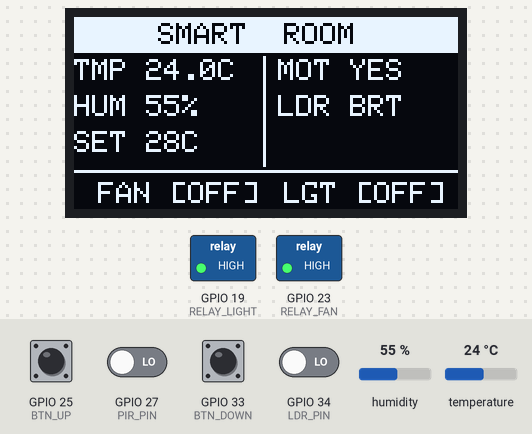
A sketch run on a simulated ESP32. Parts: 128×64 one-colour display, switched loads named in the sketch (green lamp = pin HIGH). The inputs (shaded band) are chosen by the test bench; at power-on: GPIO 25 (BTN_UP), GPIO 33 (BTN_DOWN) HIGH, GPIO 27 (PIR_PIN), GPIO 34 (LDR_PIN) LOW, temperature 24 °C, humidity 55 %.

Above: at 2.7 s.
2.8 s: temperature set to 27 °C
At 10.5 s:
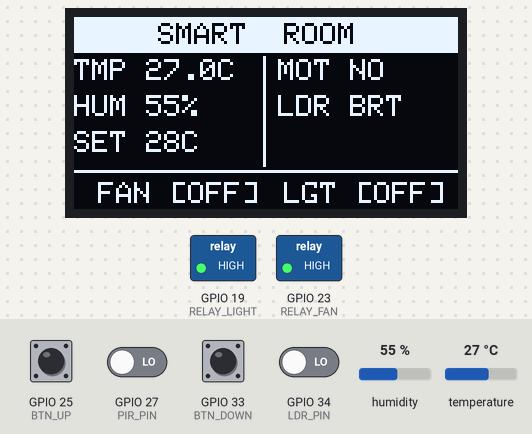
11.5 s: temperature set to 30 °C
At 14.9 s:
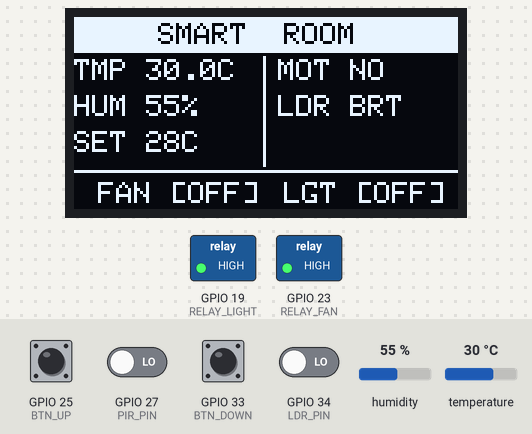
15.5 s: GPIO 27 (PIR_PIN) driven HIGH
At 16.0 s:
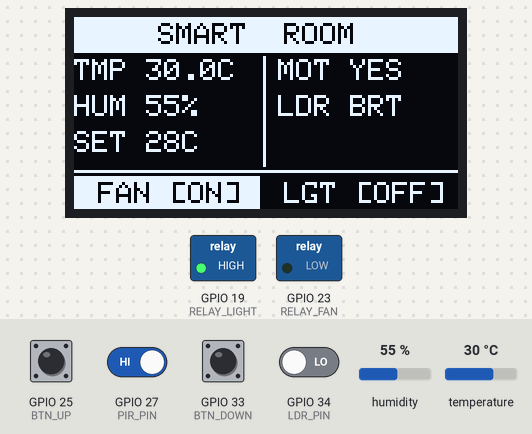
17.0 s: GPIO 34 (LDR_PIN) driven HIGH
At 19.1 s:
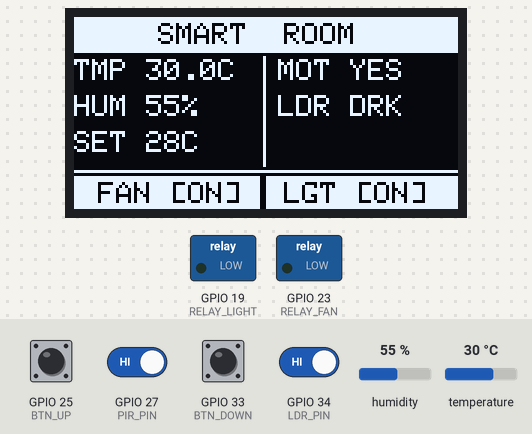
19.5 s: GPIO 25 (BTN_UP) pulled LOW for 1 s
At 21.0 s:
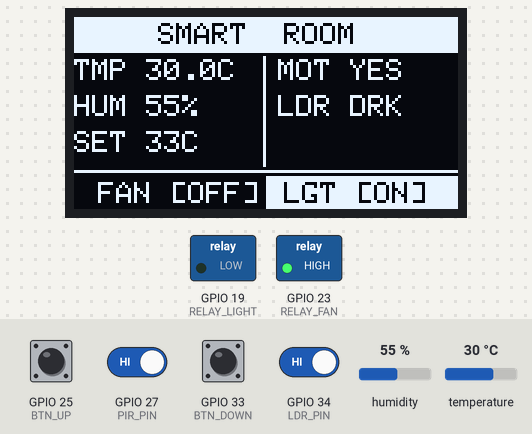
22.0 s: GPIO 27 (PIR_PIN) driven LOW
At 32.14 s:
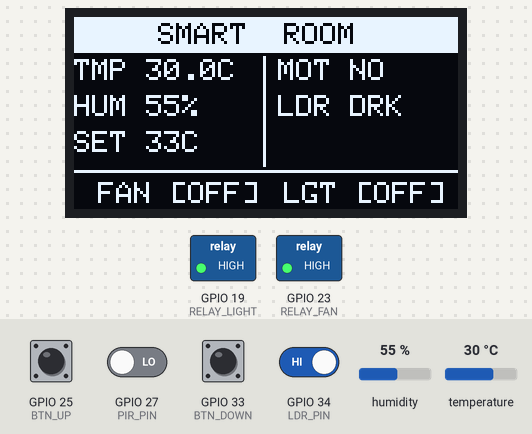
Timing chart, 0 to 32.2 s (numbered marks = the images above; inputs shaded):
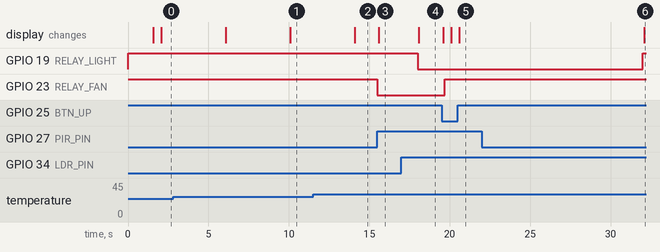

The sketch:

SmartRoomAutomation-1.ino
```cpp
// ============================================================
//  Smart Room Automation System — Minimal Edition
//  ESP32 | DHT11 | PIR | LDR Module | SSD1306 OLED | Relay x2
// ============================================================

#include <Wire.h>
#include <Adafruit_GFX.h>
#include <Adafruit_SSD1306.h>
#include <DHT.h>

// ── Pins ─────────────────────────────────────────────────────
#define DHT_PIN         4
#define DHT_TYPE        DHT11
#define PIR_PIN         27
#define LDR_PIN         34        // LDR module D0 pin (digital)
#define RELAY_FAN       23
#define RELAY_LIGHT     19
#define BTN_UP          25
#define BTN_DOWN        33

// ── OLED ─────────────────────────────────────────────────────
#define SCREEN_WIDTH    128
#define SCREEN_HEIGHT   64
#define OLED_RESET      -1
#define OLED_ADDRESS    0x3C

// ── Settings ─────────────────────────────────────────────────
#define TEMP_DEFAULT    28
#define TEMP_MIN        18
#define TEMP_MAX        40
#define DEBOUNCE_MS     200
#define PIR_HOLDOFF     10000   // ms to keep motion flag after last trigger
#define SENSOR_INTERVAL 2000

// ── Objects ──────────────────────────────────────────────────
Adafruit_SSD1306 display(SCREEN_WIDTH, SCREEN_HEIGHT, &Wire, OLED_RESET);
DHT dht(DHT_PIN, DHT_TYPE);

// ── State ────────────────────────────────────────────────────
float   temperature   = 0.0;
float   humidity      = 0.0;
bool    dhtOK         = false;
bool    isDark        = false;
bool    motion        = false;
bool    fanON         = false;
bool    lightON       = false;
int     setTemp       = TEMP_DEFAULT;

unsigned long lastMotionTime  = 0;
unsigned long lastSensor      = 0;
unsigned long lastDisplay     = 0;
unsigned long lastBtnUp       = 0;
unsigned long lastBtnDown     = 0;

// ════════════════════════════════════════════════════════════
void setup() {
  Serial.begin(115200);

  pinMode(RELAY_FAN,   OUTPUT); digitalWrite(RELAY_FAN,   HIGH); // OFF
  pinMode(RELAY_LIGHT, OUTPUT); digitalWrite(RELAY_LIGHT, HIGH); // OFF
  pinMode(PIR_PIN,     INPUT);
  pinMode(LDR_PIN,     INPUT);
  pinMode(BTN_UP,      INPUT_PULLUP);
  pinMode(BTN_DOWN,    INPUT_PULLUP);

  dht.begin();
  Wire.begin();

  if (!display.begin(SSD1306_SWITCHCAPVCC, OLED_ADDRESS)) {
    Serial.println(F("OLED not found!"));
    while (true);
  }

  showBoot();
}

// ════════════════════════════════════════════════════════════
void loop() {
  unsigned long now = millis();
  handleButtons(now);
  readSensors(now);
  applyLogic(now);
  updateOLED(now);
}

// ── Buttons ──────────────────────────────────────────────────
void handleButtons(unsigned long now) {
  if (digitalRead(BTN_UP) == LOW && now - lastBtnUp > DEBOUNCE_MS) {
    lastBtnUp = now;
    if (setTemp < TEMP_MAX) setTemp++;
  }
  if (digitalRead(BTN_DOWN) == LOW && now - lastBtnDown > DEBOUNCE_MS) {
    lastBtnDown = now;
    if (setTemp > TEMP_MIN) setTemp--;
  }
}

// ── Sensors ──────────────────────────────────────────────────
void readSensors(unsigned long now) {
  // PIR
  if (digitalRead(PIR_PIN)) lastMotionTime = now;
  motion = (now - lastMotionTime < PIR_HOLDOFF);

  // DHT + LDR on interval
  if (now - lastSensor >= SENSOR_INTERVAL) {
    lastSensor = now;
    float t = dht.readTemperature();
    float h = dht.readHumidity();
    if (!isnan(t) && !isnan(h)) { temperature = t; humidity = h; dhtOK = true; }
    else dhtOK = false;

    // LDR module: INVERTED -> HIGH = dark, LOW = bright
    isDark = (digitalRead(LDR_PIN) == HIGH);
  }
}

// ── Logic ────────────────────────────────────────────────────
void applyLogic(unsigned long now) {
  if (!motion) {
    // No motion → everything OFF
    lightON = false;
    fanON   = false;
  } else {
    // Motion detected
    lightON = isDark;                              // light only if dark
    fanON   = dhtOK && (temperature > setTemp);    // fan only if hot
  }

  digitalWrite(RELAY_LIGHT, lightON ? LOW : HIGH);
  digitalWrite(RELAY_FAN,   fanON   ? LOW : HIGH);
}

// ── OLED ─────────────────────────────────────────────────────
void updateOLED(unsigned long now) {
  if (now - lastDisplay < 500) return;
  lastDisplay = now;

  display.clearDisplay();
  drawUI();
  display.display();
}

// ── UI Layout ─────────────────────────────────────────────────
//
//  ┌────────────────────────────┐
//  │ SMART ROOM                 │  ← header (inverted)
//  ├───────────┬────────────────┤
//  │ TMP 28.4° │ MOT  YES / NO  │
//  │ HUM  63%  │ LDR  DRK / BRT │
//  │ SET  28°  │                │
//  ├───────────┴────────────────┤
//  │  FAN  [ ON ]  LGT  [ ON ] │  ← relay bar (inverted if ON)
//  └────────────────────────────┘
//
void drawUI() {
  // ── Header ──────────────────────────────────────────────
  display.fillRect(0, 0, 128, 12, SSD1306_WHITE);
  display.setTextColor(SSD1306_BLACK);
  display.setTextSize(1);
  display.setCursor(28, 2);
  display.print(F("SMART  ROOM"));

  display.setTextColor(SSD1306_WHITE);

  // ── Divider vertical ────────────────────────────────────
  display.drawFastVLine(63, 13, 37, SSD1306_WHITE);

  // ── LEFT COLUMN: Temp / Hum / SetTemp ───────────────────
  // Temp
  display.setCursor(0, 14);
  display.print(F("TMP"));
  display.setCursor(24, 14);
  if (dhtOK) { display.print(temperature, 1); display.print(F("C")); }
  else          display.print(F("--.-C"));

  // Humidity
  display.setCursor(0, 26);
  display.print(F("HUM"));
  display.setCursor(24, 26);
  if (dhtOK) { display.print((int)humidity); display.print(F("%")); }
  else          display.print(F("--%"));

  // Set temp
  display.setCursor(0, 38);
  display.print(F("SET"));
  display.setCursor(24, 38);
  display.print(setTemp);
  display.print(F("C"));

  // ── RIGHT COLUMN: Motion / LDR ──────────────────────────
  // Motion
  display.setCursor(68, 14);
  display.print(F("MOT"));
  display.setCursor(92, 14);
  display.print(motion ? F("YES") : F("NO "));

  // LDR
  display.setCursor(68, 26);
  display.print(F("LDR"));
  display.setCursor(92, 26);
  display.print(isDark ? F("DRK") : F("BRT"));

  // ── Relay Status Bar ────────────────────────────────────
  display.drawFastHLine(0, 51, 128, SSD1306_WHITE);

  // FAN block
  if (fanON) {
    display.fillRect(0, 53, 62, 11, SSD1306_WHITE);
    display.setTextColor(SSD1306_BLACK);
  } else {
    display.setTextColor(SSD1306_WHITE);
  }
  display.setCursor(8, 55);
  display.print(F("FAN "));
  display.print(fanON ? F("[ON] ") : F("[OFF]"));

  // LIGHT block
  if (lightON) {
    display.fillRect(64, 53, 64, 11, SSD1306_WHITE);
    display.setTextColor(SSD1306_BLACK);
  } else {
    display.setTextColor(SSD1306_WHITE);
  }
  display.setCursor(70, 55);
  display.print(F("LGT "));
  display.print(lightON ? F("[ON] ") : F("[OFF]"));

  display.setTextColor(SSD1306_WHITE); // reset
}

// ── Boot Screen ──────────────────────────────────────────────
void showBoot() {
  display.clearDisplay();
  display.setTextColor(SSD1306_WHITE);
  display.setTextSize(1);
  display.setCursor(22, 10);
  display.print(F("SMART  ROOM"));
  display.drawFastHLine(0, 22, 128, SSD1306_WHITE);
  display.setCursor(30, 30);
  display.print(F("Starting..."));
  display.display();
  delay(1500);
}
```

Measured:
- after the input at 2.8 s, the display: first changes after 3.3 s (image 1 shows a later state)
- after the input at 11.5 s, the display: changes after 2.6 s (image 2)
- after the input at 15.5 s, GPIO 23 (RELAY_FAN): HIGH → LOW at once; the display: changes after 0.09 s (image 3)
- after the input at 17.0 s, GPIO 19 (RELAY_LIGHT): HIGH → LOW after 1.0 s; the display: changes after 1.1 s (image 4)
- after the input at 19.5 s, GPIO 23 (RELAY_FAN): LOW → HIGH after 0.20 s; the display: first changes after 0.09 s (image 5 shows a later state)
- after the input at 22.0 s, GPIO 19 (RELAY_LIGHT): LOW → HIGH after 10.0 s; the display: changes after 10.1 s (image 6)
